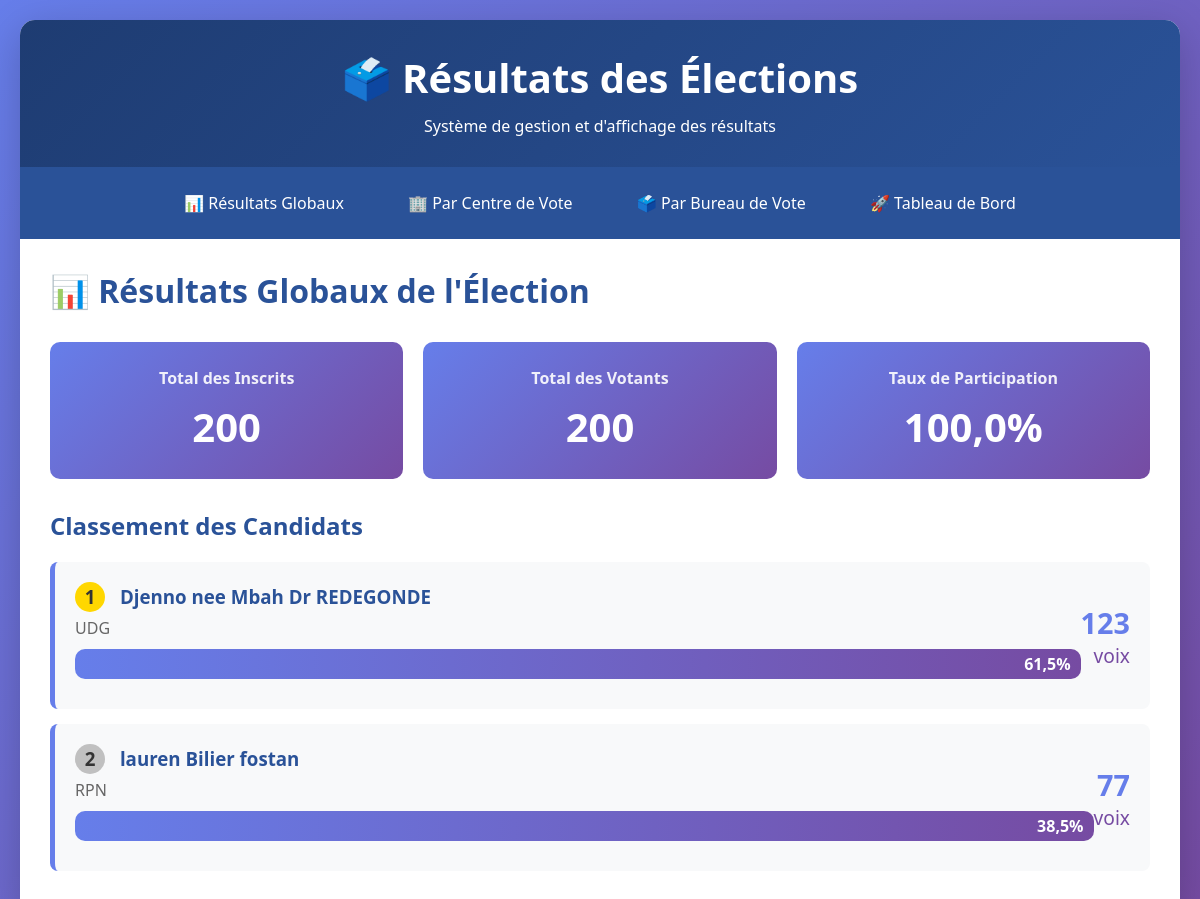
/elections/, run on the app's committed database.
### elections/models.py (models this page shows, shortened)
class Candidat(models.Model):
    nom = models.CharField(max_length=100)
    prenom = models.CharField(max_length=100)
    parti = models.CharField(max_length=100, blank=True)
    numero = models.IntegerField(unique=True)
    photo = models.ImageField(upload_to='candidats/', blank=True, null=True)
    class Meta:
        ordering = ['numero']
        verbose_name_plural = "Candidats"

### elections/views.py (the view)
# urls.py: path('', views.resultats_globaux, name='resultats_globaux'),
def resultats_globaux(request):
    total_voix = Resultat.objects.aggregate(total=Sum('nombre_voix'))['total'] or 0
    total_inscrits = BureauVote.objects.aggregate(total=Sum('nombre_inscrits'))['total'] or 0
    taux_participation = 0
    if total_inscrits > 0:
        taux_participation = round((total_voix / total_inscrits) * 100, 2)
    candidats = Candidat.objects.annotate(
        voix=Coalesce(Sum('resultats__nombre_voix'), 0)
    ).order_by('-voix')
    resultats_candidats = []
    for candidat in candidats:
        pourcentage = 0
        if total_voix > 0:
            pourcentage = round((candidat.voix / total_voix) * 100, 2)
        resultats_candidats.append({
            'candidat': candidat,
            'voix': candidat.voix,
            'pourcentage': pourcentage
        })
    context = {
        'resultats_candidats': resultats_candidats,
        'total_voix': total_voix,
        'total_inscrits': total_inscrits,
        'taux_participation': taux_participation,
    }
    return render(request, 'elections/resultats_globaux.html', context)

### elections/templates/elections/resultats_globaux.html (shortened to what this page needs)
{% extends 'elections/base.html' %}
{% block content %}
<h1 style="color: #2a5298; margin-bottom: 30px;">📊 Résultats Globaux de l'Élection</h1>
<div class="stats-grid">
    <div class="stat-card">
        <h3>Total des Inscrits</h3>
        <div class="value">{{ total_inscrits|default:0 }}</div>
    </div>
    <div class="stat-card">
        <h3>Total des Votants</h3>
        <div class="value">{{ total_voix|default:0 }}</div>
    </div>
    <div class="stat-card">
        <h3>Taux de Participation</h3>
        <div class="value">{{ taux_participation }}%</div>
    </div>
</div>
<h2 style="color: #2a5298; margin: 30px 0 20px;">Classement des Candidats</h2>
{% for resultat in resultats_candidats %}
<div class="candidat-card">
    <div class="candidat-info">
        <h3>
            {% if forloop.counter == 1 %}
                <span class="rank first">1</span>
            {% elif forloop.counter == 2 %}
                <span class="rank second">2</span>
            {% elif forloop.counter == 3 %}
                <span class="rank third">3</span>
            {% else %}
                <span class="rank">{{ forloop.counter }}</span>
            {% endif %}
            {{ resultat.candidat.prenom }} {{ resultat.candidat.nom }}
        </h3>
        <p style="color: #666;">{{ resultat.candidat.parti }}</p>
        <div class="progress-bar">
            <div class="progress-fill" style="width: {{ resultat.pourcentage }}%;">
                {{ resultat.pourcentage }}%
            </div>
        </div>
    </div>
    <div class="candidat-stats">
        <div class="voix">{{ resultat.voix }}</div>
        <div class="pourcentage">voix</div>
    </div>
</div>
{% empty %}
<p style="text-align: center; color: #666; padding: 40px;">Aucun résultat disponible pour le moment.</p>
{% endfor %}
{% endblock %}

### elections/static/elections/css/style.css (style rules this page uses)
* { margin: 0; padding: 0; box-sizing: border-box; }
body { font-family: "Segoe UI", Tahoma, Geneva, Verdana, sans-serif; background: linear-gradient(135deg, #667eea 0%, #764ba2 100%); min-height: 100vh; padding: 20px; }
.stats-grid { display: grid; grid-template-columns: repeat(auto-fit, minmax(250px, 1fr)); gap: 20px; margin-bottom: 30px; }
.stat-card { background: linear-gradient(135deg, #667eea 0%, #764ba2 100%); color: white; padding: 25px; border-radius: 10px; text-align: center; }
.stat-card h3 { font-size: 1em; margin-bottom: 10px; opacity: 0.9; }
.stat-card .value { font-size: 2.5em; font-weight: bold; }
.candidat-card { background: #f8f9fa; border-left: 5px solid #667eea; padding: 20px; margin-bottom: 15px; border-radius: 8px; display: flex; justify-content: space-between; align-items: center; transition: transform 0.2s; }
.candidat-info { flex: 1; }
.candidat-info h3 { color: #2a5298; margin-bottom: 5px; }
.candidat-stats { text-align: right; }
.voix { font-size: 1.8em; font-weight: bold; color: #667eea; }
.pourcentage { font-size: 1.2em; color: #764ba2; }
.progress-bar { background: #e0e0e0; border-radius: 10px; height: 30px; margin: 10px 0; overflow: hidden; }
.progress-fill { background: linear-gradient(90deg, #667eea 0%, #764ba2 100%); height: 100%; display: flex; align-items: center; justify-content: flex-end; padding-right: 10px; color: white; font-weight: bold; transition: width 0.5s ease; }
.rank { display: inline-block; background: #667eea; color: white; width: 30px; height: 30px; border-radius: 50%; text-align: center; line-height: 30px; font-weight: bold; margin-right: 10px; }
.rank.first { background: #ffd700; color: #333; }
.rank.second { background: #c0c0c0; color: #333; }

### data on the page
Candidat: shows "1", candidat.prenom "Djenno nee Mbah", candidat.nom "Dr REDEGONDE", candidat.parti "UDG", pourcentage "61,5", voix "123"
Candidat: shows "2", candidat.prenom "lauren", candidat.nom "Bilier fostan", candidat.parti "RPN", pourcentage "38,5", voix "77"

### other printed values
{{ total_inscrits|default:0 }} "200"
{{ total_voix|default:0 }} "200"
{{ taux_participation }} "100,0"
